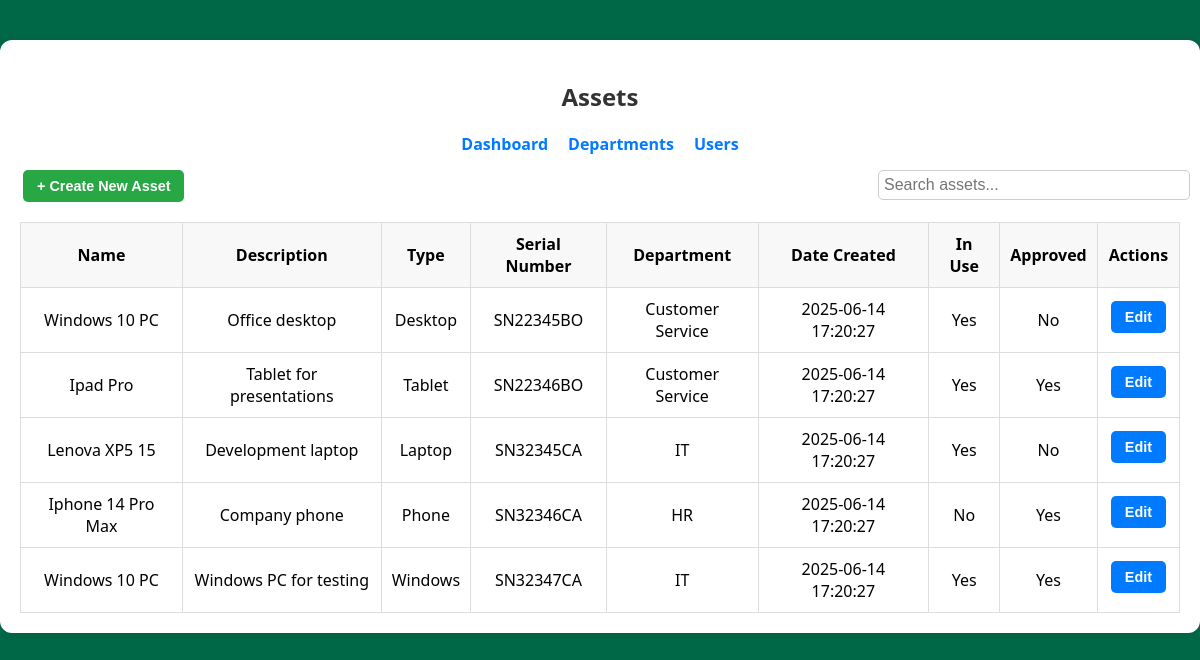
The app's page /assets (signed in), older data.
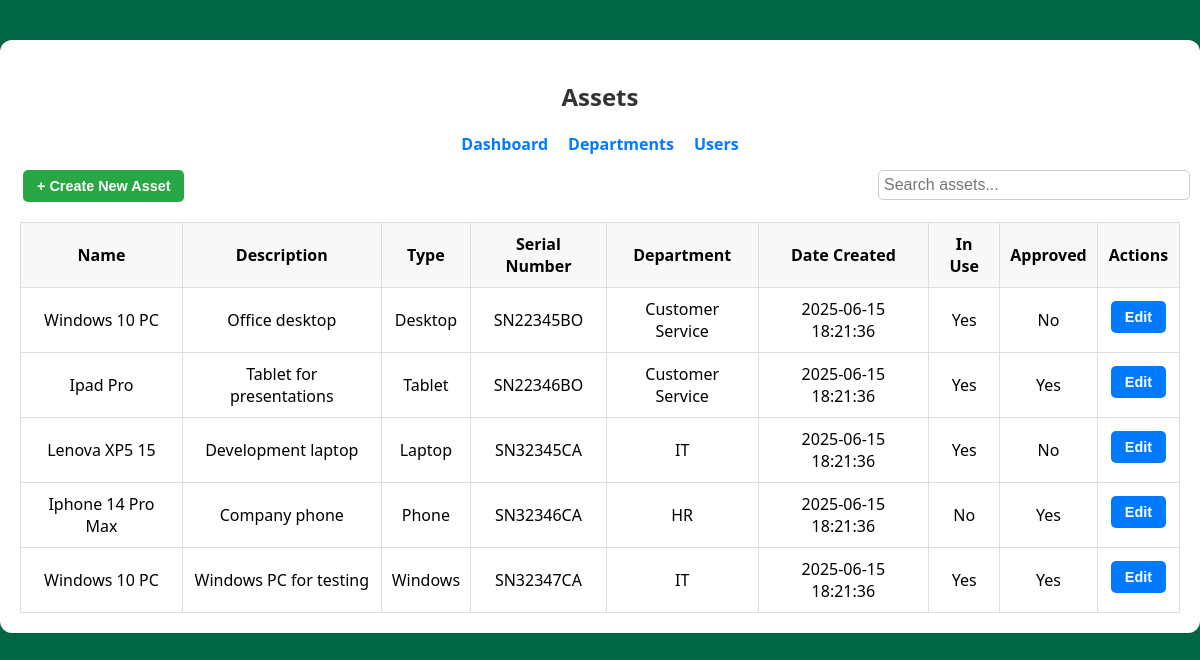
The same page, newer data.
### tables this page shows
CREATE TABLE Asset (
        id INTEGER PRIMARY KEY AUTOINCREMENT,
        name TEXT NOT NULL,
        description TEXT,
        type TEXT,
        serial_number TEXT UNIQUE,
        date_created TEXT,
        in_use INTEGER NOT NULL DEFAULT 1,
        approved INTEGER NOT NULL DEFAULT 0,
        owner_id INTEGER,
        department_id INTEGER,
        FOREIGN KEY(owner_id) REFERENCES User(id),
        FOREIGN KEY(department_id) REFERENCES Department(id)
    );

CREATE TABLE Department (
        id INTEGER PRIMARY KEY AUTOINCREMENT,
        name TEXT NOT NULL
    );

### routes/assets.py (the view)
@assets_blueprint.route('/assets')
@login_required
def assets():
    user = current_user()
    connection = get_db()
    cursor = connection.cursor()
    if user['role'] == 'Admin':
         cursor.execute('''
            SELECT a.*, u.username AS owner_username, d.name AS department_name
            FROM Asset a
            LEFT JOIN User u ON a.owner_id = u.id
            LEFT JOIN Department d ON a.department_id = d.id
        ''')
    else:
        cursor.execute('''
            SELECT a.*, u.username AS owner_username, d.name AS department_name
            FROM Asset a
            LEFT JOIN User u ON a.owner_id = u.id
            LEFT JOIN Department d ON a.department_id = d.id
            WHERE a.owner_id = ?
        ''', (user['id'],))
    assets = cursor.fetchall()
    cursor.execute("SELECT * FROM Department")
    departments = cursor.fetchall()
    cursor.execute("SELECT id, username FROM User ORDER BY username ASC")
    users = cursor.fetchall()
    return render_template('assets.html', assets=assets, user=user, departments=departments, users=users)

### routes/utils.py (called while the page is built)
def get_db():
    if 'db' not in g:
        g.db = sql.connect(current_app.config['DATABASE'])
        g.db.row_factory = sql.Row
    return g.db

def query_db(query, args=(), one=False):
    cursor = get_db().execute(query, args)
    rv = cursor.fetchall()
    cursor.close()
    return (rv[0] if rv else None) if one else rv

def current_user():
    if 'user_id' in session:
        return query_db('SELECT * FROM User WHERE id = ?', [session['user_id']], one=True)
    return None

def login_required(f):
    @wraps(f)
    def decorated_function(*args, **kwargs):
        if 'user_id' not in session:
            flash('Please log in to access this page.', 'warning')
            return redirect(url_for('auth.login'))
        return f(*args, **kwargs)
    return decorated_function

### templates/assets.html (shortened to what this page needs)
<!DOCTYPE html>
<html lang="en">
  <head>
    <link
      rel="stylesheet"
      href="{{ url_for('static', filename='css/style.css') }}"
    />
    <link
      rel="stylesheet"
      href="{{ url_for('static', filename='css/assets.css') }}"
    />
  </head>
  <body>
    <div class="assets-container">
      <h2 class="text-center">Assets</h2>
      <nav class="nav-links">
        <a href="{{ url_for('dashboard.dashboard') }}">Dashboard</a>
        <a href="{{ url_for('departments.departments') }}">Departments</a>
        <a href="{{ url_for('users.users') }}">Users</a>
      </nav>
      <button class="btn btn-create" id="openCreateModal">
        + Create New Asset
      </button>
      <input type="text" id="searchBar" placeholder="Search assets..." />
      <table>
        <thead>
          <tr>
            <th>Name</th>
            <th>Description</th>
            <th>Type</th>
            <th>Serial Number</th>
            <th>Department</th>
            <th>Date Created</th>
            <th>In Use</th>
            <th>Approved</th>
            <th>Actions</th>
          </tr>
        </thead>
        <tbody>
          {% for asset in assets %}
          <tr>
            <td>{{ asset['name'] }}</td>
            <td>{{ asset['description'] or '—' }}</td>
            <td>{{ asset['type'] or '—' }}</td>
            <td>{{ asset['serial_number'] or '—' }}</td>
            <td>{{ asset['department_name'] or '—' }}</td>
            <td>{{ asset['date_created'] }}</td>
            <td>{{ 'Yes' if asset['in_use'] else 'No' }}</td>
            <td>{{ 'Yes' if asset['approved'] else 'No' }}</td>
            <td>
               {% if user['role'] == 'Admin' or asset['owner_id'] ==
              user['id'] %}
              <button
                class="btn btn-edit"
                data-id="{{ asset['id'] }}"
                data-name="{{ asset['name'] }}"
                data-description="{{ asset['description'] }}"
                data-type="{{ asset['type'] }}"
                data-serial="{{ asset['serial_number'] }}"
                data-department="{{ asset['department_id'] or '' }}"
                data-inuse="{{ asset['in_use'] }}"
                data-approved="{{ asset['approved'] }}"
                data-userid="{{ asset['owner_id'] }}"
                id="editBtn-{{ asset['id'] }}"
              >
                Edit
              </button>
              {% endif %}
            </td>
          </tr>
          {% else %}
          <tr>
            <td colspan="9">No assets found.</td>
          </tr>
          {% endfor %}
        </tbody>
      </table>
    </div>
  </body>
</html>

Row changes from the older to the newer data that the page shows:
changed Asset "Office desktop": date_created "2025-06-14 17:20:27" → "2025-06-15 18:21:36"
changed Asset "Ipad Pro": date_created "2025-06-14 17:20:27" → "2025-06-15 18:21:36"
changed Asset "Lenova XP5 15": date_created "2025-06-14 17:20:27" → "2025-06-15 18:21:36"
changed Asset "Iphone 14 Pro Max": date_created "2025-06-14 17:20:27" → "2025-06-15 18:21:36"
changed Asset "Windows PC for testing": date_created "2025-06-14 17:20:27" → "2025-06-15 18:21:36"
